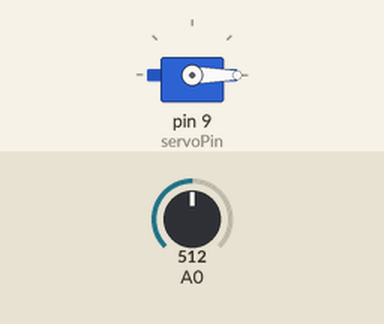
Recording of a sketch running on a simulated Arduino Uno, built with avr-gcc and run on an emulated ATmega328P. On the bench: servo. The inputs (shaded band) are chosen by the test bench; at power-on: A0 = 512.

Above: at 1.2 s.
1.3 s: A0 set to 306
At 1.9 s:
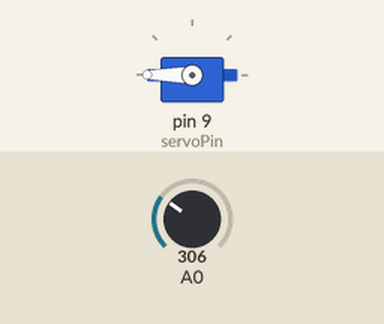
2.8 s: A0 set to 122
At 4.0 s:
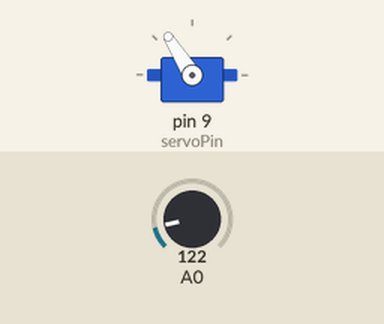
4.3 s: A0 set to 900
At 5.4 s:
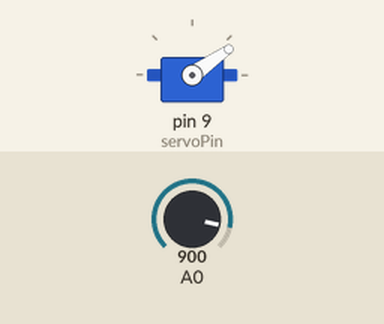
5.8 s: A0 set to 1023
At 6.5 s:
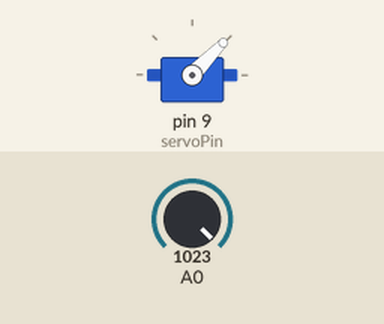
7.3 s: A0 set to 511
At 7.7 s:
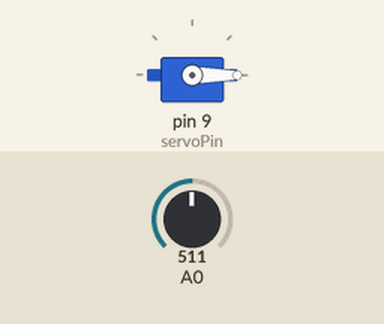
Timing chart, 0 to 9.8 s (numbered marks = the images above; inputs shaded):
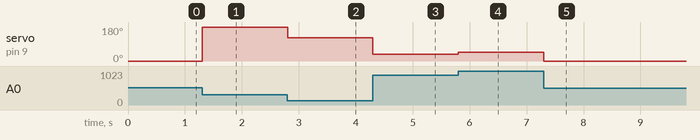

Measured:
- after the input at 1.3 s, servo on pin 9 (servoPin): 0° → 180° at once
- after the input at 2.8 s, servo on pin 9 (servoPin): 180° → 122° at once
- after the input at 4.3 s, servo on pin 9 (servoPin): 122° → 35° at once
- after the input at 5.8 s, servo on pin 9 (servoPin): 35° → 46° at once
- after the input at 7.3 s, servo on pin 9 (servoPin): 46° → 0° at once

The sketch:

servo-potent.ino
```cpp
/*
    ⚠ NOTICE ⚠
    This is still in progress and I am testing it. Please dont start an issue for this.
*/

#include <Servo.h>

Servo Servo1;

int sensorValue = 0;
int outputValue = 0;
int servoPin = 9;

void setup()
{
  pinMode(A0, INPUT);
  Servo1.attach(servoPin);
  Serial.begin(9600);
}

void loop() {
  sensorValue = analogRead(A0);
  outputValue = map(sensorValue, 0, 1023, 0, 255);
  Servo1.write(sensorValue);
  delay(2); // Wait for 2 millisecond(s)
}
```
